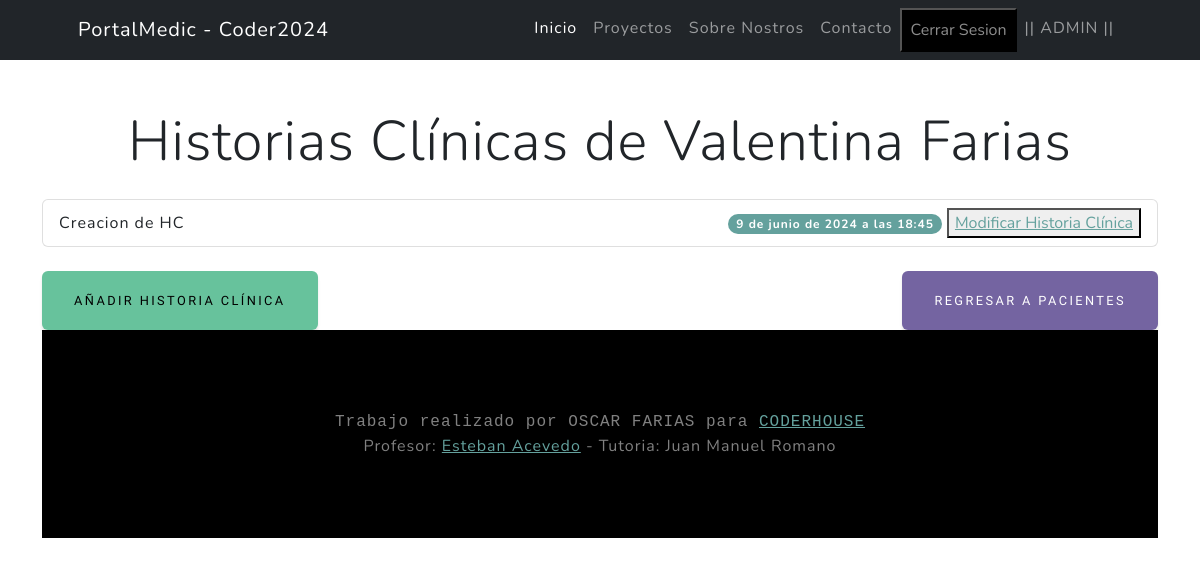
/pacientes/pacientes/4/ver/ (signed in), run on the app's committed database.
### pacientes/models.py (models this page shows, shortened)
class Paciente(models.Model):
    nombre = models.CharField(max_length=50, null = False)
    apellido = models.CharField(max_length=50, null = False)
    DNI = models.IntegerField(unique=True, null=False)
    fecha_nacimiento = models.DateField(null=True, blank=True)
    telefono = models.IntegerField(null=True, blank=True)
    obraSocial = models.ForeignKey(ObraSocial, on_delete=models.SET_NULL, null=True, blank=True, verbose_name = "Socio ID", related_name="paciente_obrasocial")
    numeroAfiliado = models.CharField(max_length=50,null=False, blank=False, verbose_name="Numero de Afiliado")
    medico_tratante = models.ForeignKey("medicos.Medicos", on_delete=models.SET_NULL, null=True, blank=True, related_name="paciente_medicos")
    class Meta:
        verbose_name = "Paciente"
        verbose_name_plural = "Pacientes"

class HistoriaClinica(models.Model):
    paciente = models.OneToOneField(Paciente, on_delete=models.CASCADE, related_name='historia_clinica')
    contenido = models.TextField()
    fecha_creacion = models.DateTimeField(auto_now_add=True)

### pacientes/views.py (the view)
# urls.py: path("pacientes/<int:pk>/ver/", ver_historia, name='ver_historia'),
@login_required
def ver_historia(request, pk):
    paciente = get_object_or_404(Paciente, id=pk)
    historias = HistoriaClinica.objects.filter(paciente=paciente).order_by('-fecha_creacion')
    return render(request, 'pacientes/ver_historia.html', {'paciente': paciente, 'historias': historias})

### pacientes/templates/pacientes/ver_historia.html (shortened to what this page needs)
{% extends 'core/base.html' %}
{% load static %}
{% block content %}
<div class="container mt-5">
    <div class="row">
        <div class="col-12">
            <h1 class="display-4 text-center">Historias Clínicas de {{ paciente.nombre }} {{ paciente.apellido }}</h1>
            <ul class="list-group mt-4">
                {% if historias %}
                    {% for historia in historias %}
                    <li class="list-group-item d-flex justify-content-between align-items-center">
                        <span>{{ historia.contenido }}</span>
                        <div class="justify-content-between">
                            <span class="badge bg-primary rounded-pill">{{ historia.fecha_creacion }}</span>
                            <button><a href="{% url 'pacientes:modificar_hc' pk=paciente.id %}">Modificar Historia Clínica</a></button>
                        </div>
                        </li>
                {% endfor %}
                {% else %}
                <h2 class="p-3 border rounded text-center">Paciente aun NO posee Historia Clínica</h2>
                {% endif %}
            </ul>
            <div class="mt-4 d-flex justify-content-between">
                <a href="{% url 'pacientes:guardar_historia' paciente.id %}" class="btn btn-success">Añadir historia clínica</a>
                <a href="{% url 'pacientes:pacientes_list' %}" class="btn btn-secondary">Regresar a Pacientes</a>
            </div>
        </div>
    </div>
{% endblock content %}

### core/templates/core/base.html (shortened to what this page needs)
{% load static %}
<!DOCTYPE html>
<html lang="es">
<head>
    <link href="{% static 'core/css/styles.css' %}" rel="stylesheet" />
</head>
{% block navbar %}
<nav class="navbar navbar-expand-lg navbar-dark bg-dark">
    <div class="container px-5">
        <a class="navbar-brand" href="{% url 'core:index' %}">PortalMedic - Coder2024</a>
        <div class="collapse navbar-collapse" id="navbarSupportedContent">
            <ul class="navbar-nav ms-auto mb-2 mb-lg-0">
                <li class="nav-item"><a class="nav-link active" aria-current="page"
                        href="{% url 'core:index' %}">Inicio</a></li>
                <li class="nav-item"><a class="nav-link" href="#about">Proyectos</a></li>
                <li class="nav-item"><a class="nav-link" href="#projects">Sobre Nostros</a></li>
                <li class="nav-item"><a class="nav-link"
                        href="https://api.whatsapp.com/send/?phone=%2B5493814761261&text&type=phone_number&app_absent=0"
                        target="_blank">Contacto</a></li>
                {% if user.is_authenticated %}
                <form action="{% url 'core:logout' %}" method="POST">
                    <button type="submit" class="nav-link nav-item bg-black ">Cerrar Sesion</button>
                </form>
                <li class="nav-item"><a class="nav-link" href="">|| {{user.username.upper}} ||</a></li>
                {% else %}
                <li class="nav-item"><a class="nav-link" href="{% url 'core:login' %}">Iniciar Sesion</a></li>
                {% endif %}
            </ul>
        </div>
    </div>
</nav>
{% endblock navbar %}
<body>
    {% block content %}
    {% endblock content %}
</body>
{% block footer %}
<footer class="footer mt-auto bg-black big text-center text-white-50">
    <div class="container big px-4 px-lg-5 font-monospace">Trabajo realizado por OSCAR FARIAS para <a
            href="https://www.coderhouse.com/ar/">CODERHOUSE</a></div>
    <div class="container px-4 px-lg-5">Profesor: <a href="https://www.linkedin.com/in/esteban-acevedo-aberastain/?originalSubdomain=ar">Esteban Acevedo</a> - Tutoria: Juan Manuel Romano</div>
</footer>
{% endblock footer %}

### data on the page
Paciente: nombre "Valentina", apellido "Farias"
HistoriaClinica: contenido "Creacion de HC", fecha_creacion "9 de junio de 2024 a las 18:45"

### other printed values
{{ user.username.upper }} "ADMIN"
